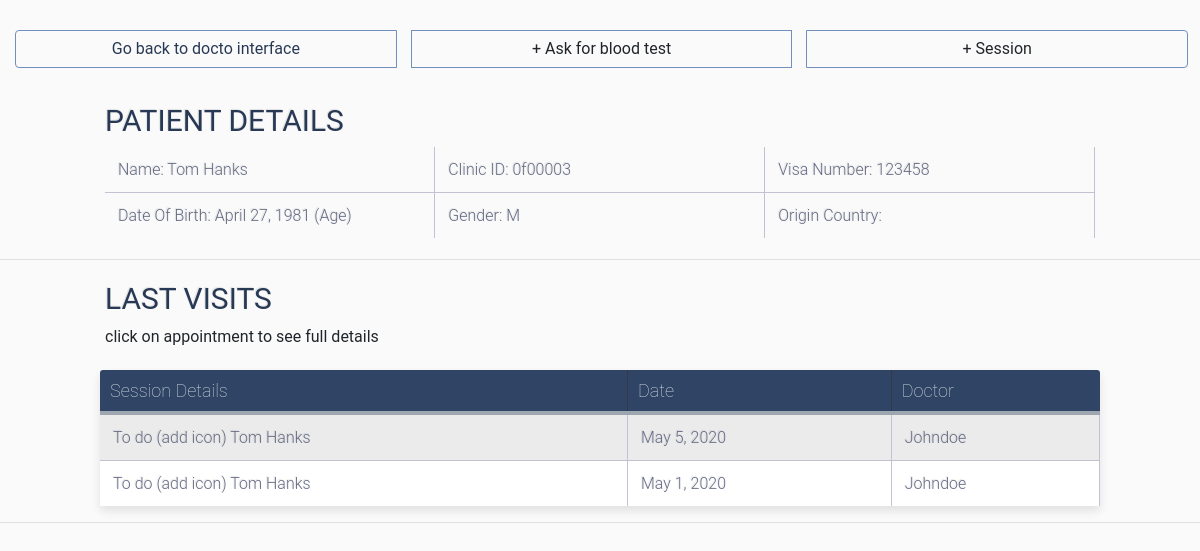
/doctor_interface/patient_interface/0f00003 (signed in), run on an earlier commit of the app's database.
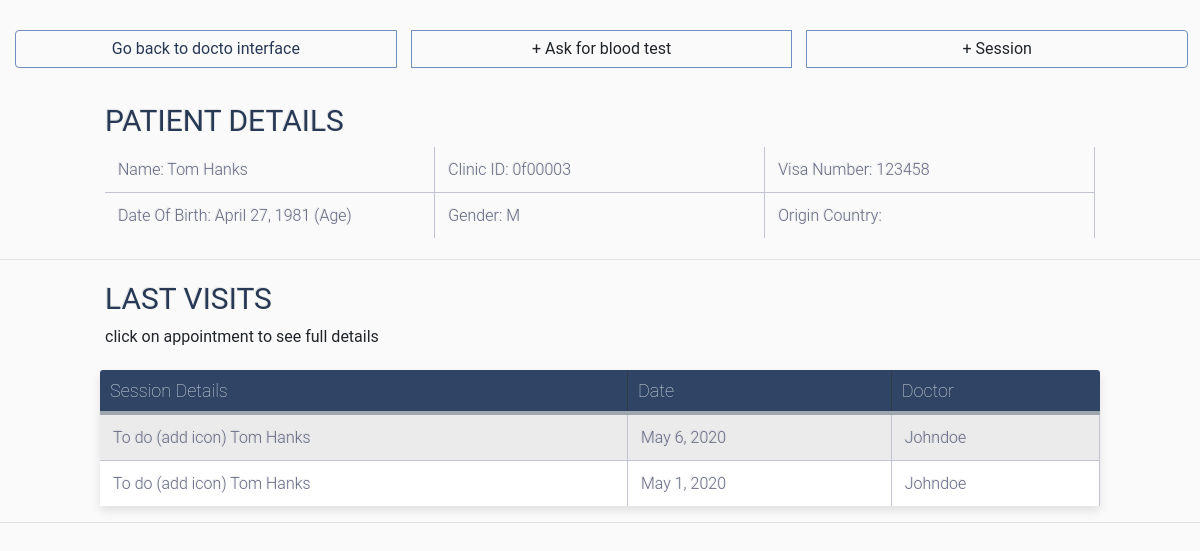
And on a later commit of the database.
### general_models/models.py (models this page shows, shortened)
class Appointment(models.Model):
    doctor = models.ForeignKey(Doctor, on_delete=models.CASCADE)
    patient = models.ForeignKey(Patient, on_delete=models.CASCADE, null=True)
    date = models.DateField()
    time = models.TimeField()
    room = models.CharField(max_length=30, null=True)
    assigned = models.BooleanField( default=False)
    done = models.BooleanField( default=False)

class Patient(models.Model):
    first_name = models.CharField(max_length=30)
    last_name = models.CharField(max_length=30)
    gender = models.CharField(max_length=1, null=True)
    clinic_identifying_number = models.CharField(max_length=30)
    visa_number = models.CharField(max_length=30)
    language = models.CharField(max_length=30, default='English')
    phone_number = models.CharField(max_length=30, blank=True)
    origin_country = models.CharField(max_length=30, blank=True)
    date_of_birth = models.DateField(null=True)
    def __str__(self):
        return self.first_name + " " + self.last_name + "\n"

class Doctor(models.Model):
    user = models.OneToOneField(User, on_delete=models.CASCADE)
    specialty = models.CharField(max_length=30)
    license_number = models.CharField(max_length=30, blank=True)
    def __str__(self):
        return self.user.username

### doctor_interface/views.py (the view)
# urls.py: path('patient_interface/<str:clinic_id>', views.index_patient , name='patient_interface'),
def index_patient(request, clinic_id):
    if not(request.user.is_authenticated):
        return render(request, 'doctor_interface/not_logged_in.html')
    if not(request.user.groups.filter(name = 'Doctors').exists()):
        return render(request, 'doctor_interface/not_a_doctor.html')
    patient = gm.Patient.objects.all()
    patient = patient.filter(clinic_identifying_number = clinic_id)
    patient = patient[0] # was list of length 1. we want the patient itselfs
    age = datetime.datetime.now().year
    last_visits = gm.Appointment.objects.all()
    last_visits = last_visits.filter(patient = patient)
    context = {'patient':patient, 'last_visits':last_visits, "age":str(age)}
    return render(request, 'doctor_interface/patient_interface_home.html', context)

### doctor_interface/templates/doctor_interface/patient_interface_home.html (shortened to what this page needs)
{% load static %}
<head>
  <link rel="stylesheet" href="https://maxcdn.bootstrapcdn.com/bootstrap/4.0.0/css/bootstrap.min.css">
  <link rel="stylesheet" href="https://use.fontawesome.com/releases/v5.0.10/css/all.css">
    <link rel="stylesheet" type="text/css" href="{% static 'doctor_interface/style_interface.css'%}">
</head>
<body>
  <div class="btn-group clearfix" style="width: 99%">
    <a class="btn btn-info left clearfix" style="width:33.3%; border: 1px solid  #718fbd;" href="http://localhost:8000/doctor_interface/">Go back to docto interface</a>
    <a class="btn btn-info left clearfix" style="width:33.3%; border: 1px solid  #718fbd;">+ Ask for blood test</a>
    <a class="btn btn-info left clearfix" style="width:33.3%; border: 1px solid  #718fbd;">+ Session</a>
  </div>
  <div class="table-title">
  <h3>Patient Details</h3>
  <table style="border:0px; width: 100%;">
    <tr>
      <td style="width: 33.3%; background: transparent;">Name: {{ patient.first_name }} {{ patient.last_name }}</td>
      <td  style="width: 33.3%; background: transparent;">Clinic ID: {{ patient.clinic_identifying_number}}</td>
      <td style="width: 33.3%; background: transparent;">Visa Number: {{ patient.visa_number }}</td>
    </tr>
    <tr>
      <td style="width: 33.3%; background: transparent;">Date Of Birth: {{ patient.date_of_birth}} (Age)</td>
      <td style="width: 33.3%; background: transparent;">Gender: {{ patient.gender }}</td>
      <td style="width: 33.3%; background: transparent;">Origin Country: {{ patient.origin_country }}</td>
    </tr>
  </table>
  </div>
  <hr>
  <div class="table-title">
    <h3>Last Visits</h3>
    <p>click on appointment to see full details</p>
  </div>
  {% if last_visits %}
          <table class="table-fill">
            <thead>
              <tr>
                <th>Session Details</th>
                <th>Date</th>
                <th>Doctor</th>
              </tr>
            </thead>
            <tbody class="table-hover">
              {% for appointment in last_visits %}
              <tr>
                <td>To do (add icon) {{ appointment.patient }}</td>
                <td>{{ appointment.date }}</td>
                <td>{{ appointment.doctor }}</td>
              </tr>
            {% endfor %}
          </tbody>
          </table>
          {% else %}
          <div class="table-title">
            <p>No previous visits available</p>
          </div>
          {% endif %}
          <hr>
  </body>

What changed in the data, as far as the page shows it:
changed Appointment: date "May 5, 2020" → "May 6, 2020"
